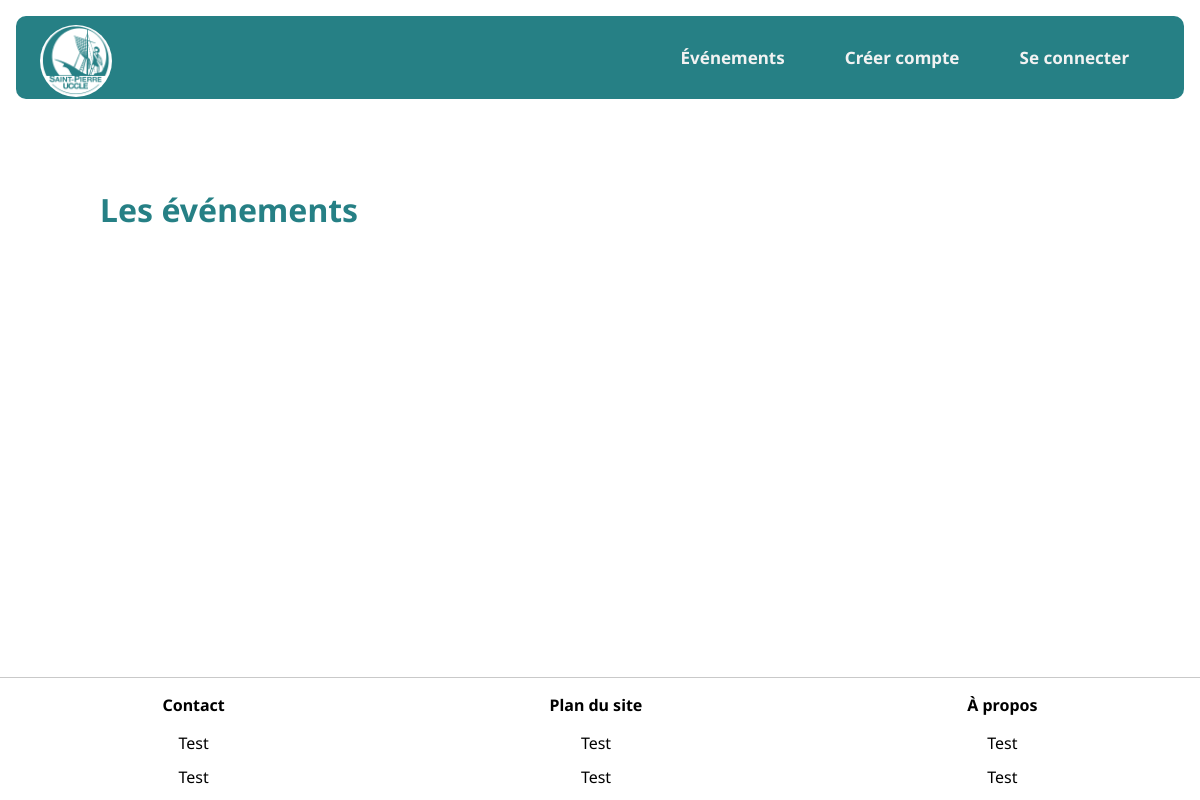
The app's page /, older data.
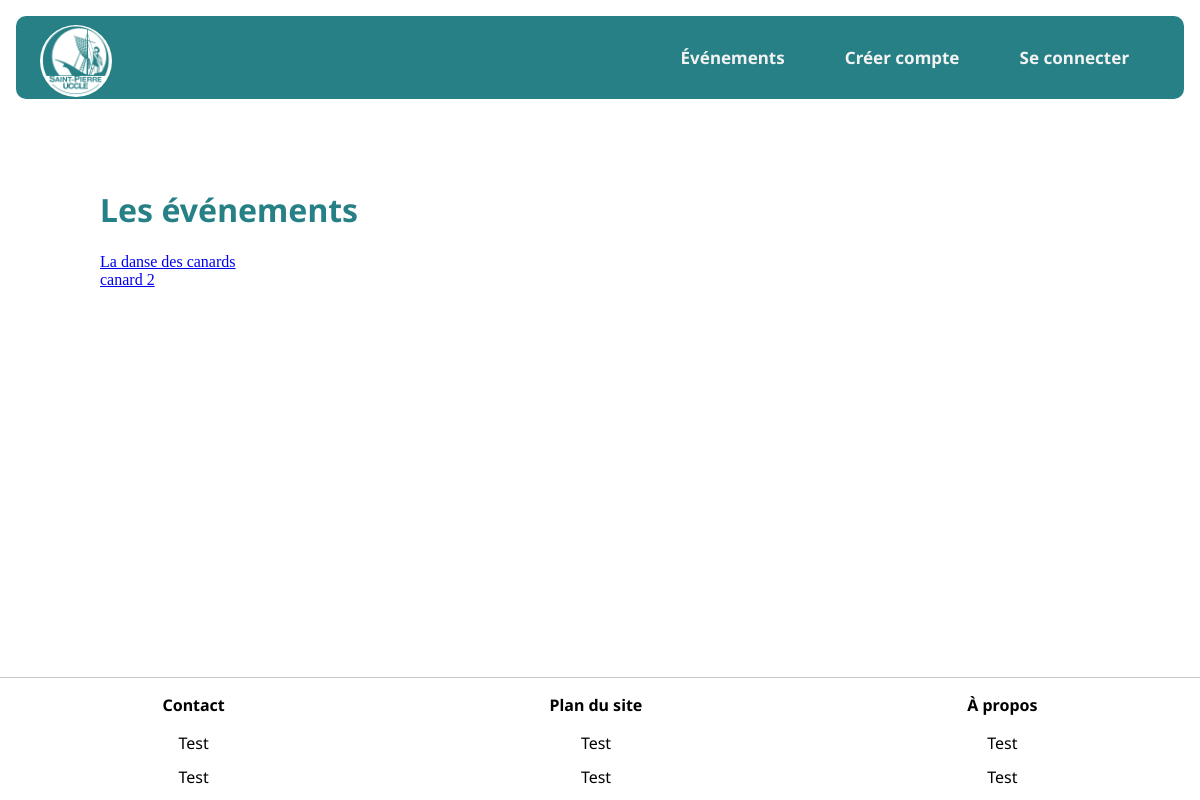
The same page, newer data.
### college/models.py (models this page shows, shortened)
class Evenement(models.Model):
    even_nom = models.CharField("Nom de l'évènement",max_length=200, unique=True)
    even_date = models.DateTimeField("Date de l'évènement")
    even_description = models.CharField("Description de l'évènement", max_length=1000)
    even_illustration = models.ImageField("Image(s) de l'évènement(s)",upload_to="Images", blank=True, null=True)
    admin = models.ForeignKey(Admin,on_delete=models.CASCADE, null= True)

### college/views.py (the view)
# urls.py: path('', views.visu_event, name='visu'),
def visu_event(request):
    all_event = Evenement.objects.all()
    return render(request, 'client/visu_event.html', {'all_event' : all_event})

### college/templates/client/visu_event.html
{% extends "../default.html" %}
{% block body %}
    <br>
    <h1> Les événements</h1>
    <ul>
        {% for event in all_event %}
        <li><a href="{% url 'college:visu_detail' event.id %}">{{event.even_nom}}</a></li>
        {% endfor %}
    </ul>
{% endblock %}

Row changes from the older to the newer data that the page shows:
added Evenement: even_nom "La danse des canards"
added Evenement: even_nom "canard 2"
